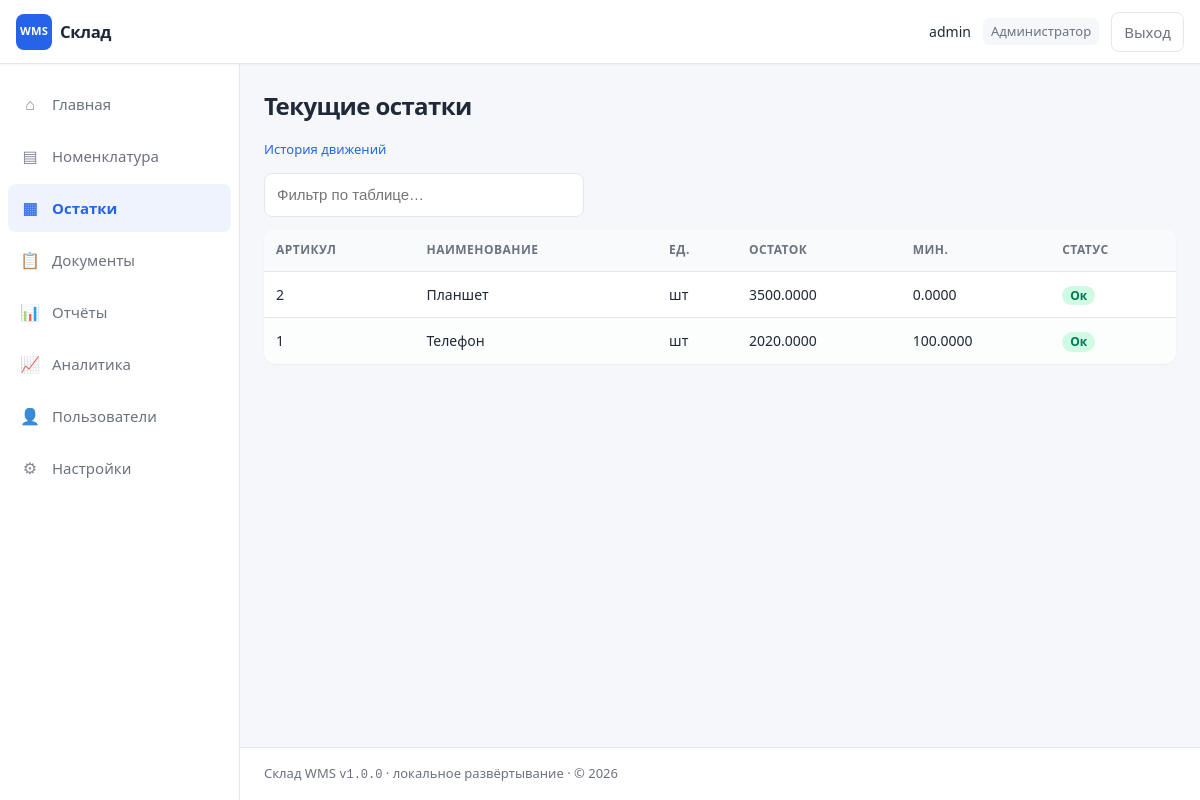
/stock (signed in), run on the app's committed database.
### models.py (models this page shows, shortened)
class User(UserMixin, db.Model):
    __tablename__ = "users"
    id = db.Column(db.Integer, primary_key=True)
    username = db.Column(db.String(80), unique=True, nullable=False, index=True)
    password_hash = db.Column(db.String(256), nullable=False)
    role = db.Column(db.String(20), nullable=False, default="keeper")
    is_active = db.Column(db.Boolean, nullable=False, default=True)
    created_at = db.Column(db.DateTime, default=datetime.utcnow)
    documents = db.relationship("Document", backref="author", lazy="dynamic")

class Product(db.Model):
    __tablename__ = "products"
    id = db.Column(db.Integer, primary_key=True)
    sku = db.Column(db.String(64), unique=True, nullable=False, index=True)
    name = db.Column(db.String(255), nullable=False, index=True)
    unit = db.Column(db.String(32), nullable=False, default="шт")
    category = db.Column(db.String(128), nullable=False, default="")
    min_stock = db.Column(db.Numeric(18, 4), nullable=False, default=0)
    lines = db.relationship("DocumentLine", backref="product", lazy="dynamic")

### app.py (the view)
@app.route("/stock")
@login_required
def stock_view():
    bsq = _balance_subquery()
    rows = (
        db.session.query(Product, func.coalesce(bsq.c.qty, 0))
        .outerjoin(bsq, Product.id == bsq.c.pid)
        .order_by(Product.name)
        .all()
    )
    return render_template("stock.html", rows=rows, role_labels=ROLE_LABELS)

### app.py (called while the page is built)
@login_manager.user_loader
def load_user(user_id):
    return db.session.get(User, int(user_id))

def _balance_subquery():
    return (
        db.session.query(
            StockLedger.product_id.label("pid"),
            func.coalesce(func.sum(StockLedger.quantity_signed), 0).label("qty"),
        )
        .group_by(StockLedger.product_id)
        .subquery()
    )

@app.context_processor
def inject_globals():
    return {
        "ROLE_LABELS": ROLE_LABELS,
        "today_iso": date.today().isoformat(),
        "wms_version": "1.0.0",
        "now_year": date.today().year,
    }

### templates/stock.html (shortened to what this page needs)
{% extends "base.html" %}
{% block content %}
<h1>Текущие остатки</h1>
<p class="hint"><a href="{{ url_for('stock_history') }}">История движений</a></p>
<div class="filter-row no-print">
  <input type="search" data-table-filter="tbl-stock" placeholder="Фильтр по таблице…">
</div>
<div class="table-wrap card" style="padding:0;border:none;">
  <table class="data-table" id="tbl-stock">
    <thead>
      <tr>
        <th data-sort="str">Артикул</th>
        <th data-sort="str">Наименование</th>
        <th data-sort="str">Ед.</th>
        <th data-sort="num">Остаток</th>
        <th data-sort="num">Мин.</th>
        <th data-sort="str">Статус</th>
      </tr>
    </thead>
    <tbody>
      {% for p, qty in rows %}
      <tr>
        <td>{{ p.sku }}</td>
        <td>{{ p.name }}</td>
        <td>{{ p.unit }}</td>
        <td>{{ qty }}</td>
        <td>{{ p.min_stock }}</td>
        <td>
          {% if qty < 0 %}
          <span class="badge badge-neg">Отрицательный</span>
          {% elif qty < p.min_stock %}
          <span class="badge badge-warn">Ниже минимума</span>
          {% else %}
          <span class="badge badge-posted">Ок</span>
          {% endif %}
        </td>
      </tr>
      {% else %}
      <tr><td colspan="6" class="empty">Нет данных — добавьте товары и проведите приход.</td></tr>
      {% endfor %}
    </tbody>
  </table>
</div>
{% endblock %}

### templates/base.html (shortened to what this page needs)
<!DOCTYPE html>
<html lang="ru">
<head>
  <link rel="stylesheet" href="{{ url_for('static', filename='style.css') }}">
</head>
<body>
  {% if current_user.is_authenticated %}
  <div class="wms-layout">
    <header class="wms-layout__header wms-header">
      <a class="wms-header__brand" href="{{ url_for('dashboard') }}">
        <span class="wms-header__logo" aria-hidden="true">WMS</span>
        <span class="wms-header__title">Склад</span>
      </a>
      <div class="wms-header__user no-print">
        <span class="wms-header__user-name">{{ current_user.username }}</span>
        <span class="wms-header__user-role">{{ ROLE_LABELS.get(current_user.role, current_user.role) }}</span>
        <a class="btn btn-secondary" href="{{ url_for('logout') }}">Выход</a>
      </div>
    </header>
    <div class="wms-layout__body">
      <aside class="wms-sidebar no-print" data-nav-main aria-label="Разделы">
        <nav class="wms-sidebar__nav">
          {% set ep = request.endpoint or '' %}
          <a href="{{ url_for('dashboard') }}" class="wms-sidebar__link {{ 'wms-sidebar__link--active is-active' if ep == 'dashboard' else '' }}">
            <span class="wms-sidebar__icon" aria-hidden="true">⌂</span> Главная
          </a>
          <a href="{{ url_for('products_list') }}" class="wms-sidebar__link {{ 'wms-sidebar__link--active is-active' if ep and ep.startswith('products') else '' }}">
            <span class="wms-sidebar__icon" aria-hidden="true">▤</span> Номенклатура
          </a>
          <a href="{{ url_for('stock_view') }}" class="wms-sidebar__link {{ 'wms-sidebar__link--active is-active' if ep in ('stock_view', 'stock_history') else '' }}">
            <span class="wms-sidebar__icon" aria-hidden="true">▦</span> Остатки
          </a>
          {% if current_user.role in ('admin', 'keeper') %}
          <a href="{{ url_for('documents_list') }}" class="wms-sidebar__link {{ 'wms-sidebar__link--active is-active' if ep and ep.startswith('documents') else '' }}">
            <span class="wms-sidebar__icon" aria-hidden="true">📋</span> Документы
          </a>
          {% else %}
          <a href="{{ url_for('documents_list') }}" class="wms-sidebar__link {{ 'wms-sidebar__link--active is-active' if ep == 'documents_list' or ep == 'documents_view' else '' }}">
            <span class="wms-sidebar__icon" aria-hidden="true">📋</span> Документы
          </a>
          {% endif %}
          <a href="{{ url_for('report_index') }}" class="wms-sidebar__link {{ 'wms-sidebar__link--active is-active' if ep and ep.startswith('report') else '' }}">
            <span class="wms-sidebar__icon" aria-hidden="true">📊</span> Отчёты
          </a>
          <a href="{{ url_for('analytics') }}" class="wms-sidebar__link {{ 'wms-sidebar__link--active is-active' if ep == 'analytics' else '' }}">
            <span class="wms-sidebar__icon" aria-hidden="true">📈</span> Аналитика
          </a>
          {% if current_user.role == 'admin' %}
          <a href="{{ url_for('users_list') }}" class="wms-sidebar__link {{ 'wms-sidebar__link--active is-active' if ep and ep.startswith('users') else '' }}">
            <span class="wms-sidebar__icon" aria-hidden="true">👤</span> Пользователи
          </a>
          <a href="{{ url_for('settings') }}" class="wms-sidebar__link {{ 'wms-sidebar__link--active is-active' if ep == 'settings' or ep == 'backup_db' else '' }}">
            <span class="wms-sidebar__icon" aria-hidden="true">⚙</span> Настройки
          </a>
          {% endif %}
        </nav>
      </aside>
      <div class="wms-layout__content">
        <main class="wms-main">
  {% endif %}
          {% block content %}{% endblock %}
  {% if current_user.is_authenticated %}
        </main>
        <footer class="wms-footer no-print">
          <p>Склад WMS <span class="wms-footer__ver">v{{ wms_version }}</span> · локальное развёртывание · © {{ now_year }}</p>
        </footer>
      </div>
    </div>
  </div>
  {% endif %}
</body>
</html>

### data on the page
User: username "admin", get "Администратор"
Product: sku "2", name "Планшет", unit "шт", qty "3500.0000", min_stock "0.0000", shows "Ок"
Product: sku "1", name "Телефон", unit "шт", qty "2020.0000", min_stock "100.0000", shows "Ок"

### other printed values
{{ wms_version }} "1.0.0"
